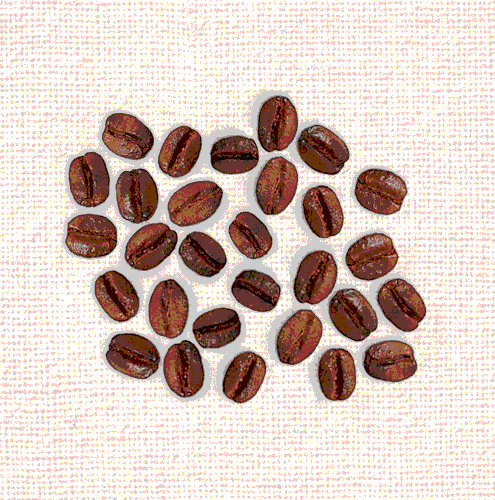
#> input picture Fabricio/Visão Computacional/04-11/cafe.png, 495 x 500 px
$ jupyter execute Operacoes_Morfologicas_exemplos.ipynb
#> lines starting #> are read from the running program, lines starting #| are printed output that depends on the picture; after the words box and inside, x2 and y2 are one past the last pixel; in counts of white or black regions, pixels touching at a corner belong together
[cell 1]
import numpy as np
import matplotlib.pyplot as plt
import cv2

[cell 2]
img = cv2.imread('cafe.png', cv2.IMREAD_GRAYSCALE)
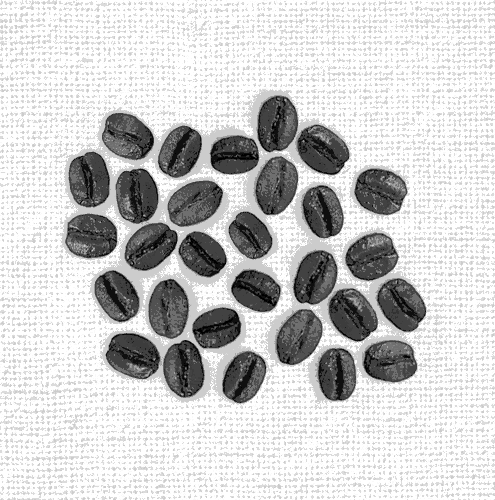
#> img: shape (500, 495); min 0, max 255, mean 204.1
plt.imshow(img, cmap='gray', vmin=0, vmax=255)
plt.show()

[cell 3]
img2 = img.copy()

h = img2.shape[0]
#> h = 500
w = img2.shape[1]
#> w = 495
threshold = 90

for i in range(0, h):
    for j in range(0, w):
        if(img2[i,j] > threshold):
            img2[i,j] = 0
        else:
            img2[i,j] = 255
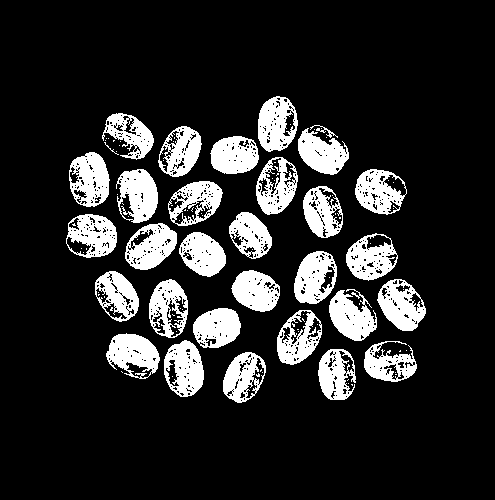
#> img2: shape (500, 495); 16.3% white; 102 white regions (71 under 20 px), largest, box (x1, y1, x2, y2) and area: (116, 169, 158, 223) 1547, (329, 289, 377, 341) 1540, (106, 333, 160, 379) 1540

plt.imshow(img2, cmap='gray', vmin=0, vmax=255)
plt.show()

[cell 4]
#metodo = cv2.THRESH_BINARY
metodo = cv2.THRESH_BINARY_INV
threshold = 90

ret,img3 = cv2.threshold(img, threshold, 255, metodo)
#> ret = 90

plt.imshow(img3, cmap='gray', vmin=0, vmax=255)
plt.show()

[cell 5]
#metodo = cv2.THRESH_BINARY
metodo = cv2.THRESH_BINARY_INV + cv2.THRESH_OTSU

ret,img3 = cv2.threshold(img, 0, 255, metodo)
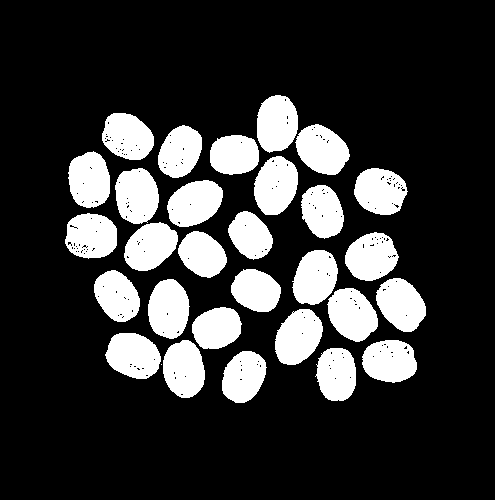
#> img3: shape (500, 495); 21.4% white; 30 white regions (1 under 20 px), largest, box (x1, y1, x2, y2) and area: (254, 156, 298, 215) 1973, (275, 309, 323, 365) 1971, (327, 288, 378, 342) 1960
#> ret = 153

plt.imshow(img3, cmap='gray', vmin=0, vmax=255)
plt.show()

print(ret)
#| 153.0

[cell 6]
# elementoEstruturante = cv2.getStructuringElement(cv2.MORPH_RECT,(5,5))
# elementoEstruturante = cv2.getStructuringElement(cv2.MORPH_ELLIPSE,(5,5))
elementoEstruturante = cv2.getStructuringElement(cv2.MORPH_CROSS,(5,5))
elementoEstruturante

[cell 7]
metodo = cv2.THRESH_BINARY_INV
ret,imgb = cv2.threshold(img, 90, 255, metodo)

img4 = cv2.erode(imgb, elementoEstruturante, iterations = 1)
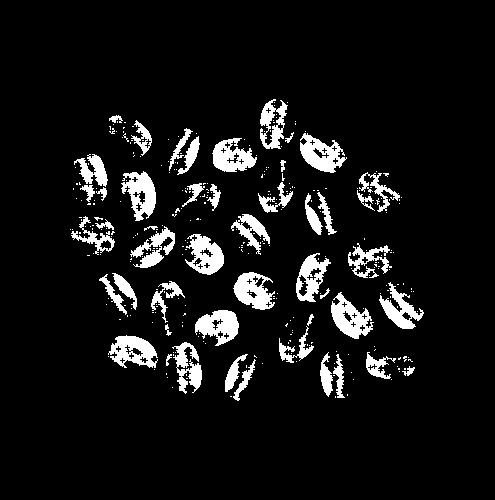
#> img4: shape (500, 495); 8.2% white; 316 white regions (268 under 20 px), largest, box (x1, y1, x2, y2) and area: (300, 133, 347, 173) 1004, (331, 292, 374, 339) 1004, (121, 171, 156, 221) 990

plt.imshow(imgb, cmap='gray', vmin=0, vmax=255)
plt.show()
plt.imshow(img4, cmap='gray', vmin=0, vmax=255)
plt.show()

[cell 8]
metodo = cv2.THRESH_BINARY_INV
ret,imgb = cv2.threshold(img, 90, 255, metodo)

img4 = cv2.dilate(imgb, elementoEstruturante, iterations = 2)
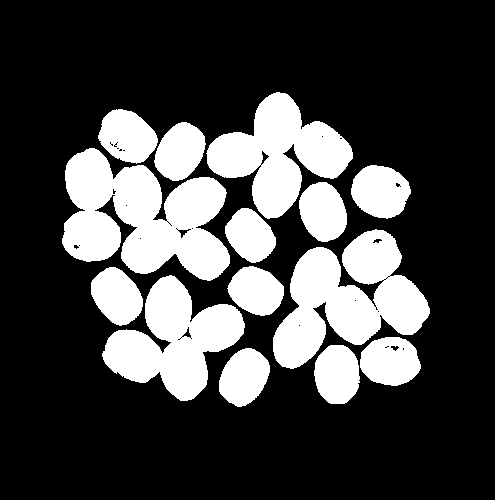
#> img4: shape (500, 495); 26.6% white; 14 white regions, largest, box (x1, y1, x2, y2) and area: (62, 148, 230, 281) 13901, (273, 229, 430, 369) 11828, (206, 92, 353, 219) 9154

plt.imshow(imgb, cmap='gray', vmin=0, vmax=255)
plt.show()
plt.imshow(img4, cmap='gray', vmin=0, vmax=255)
plt.show()

[cell 9]
metodo = cv2.THRESH_BINARY_INV
ret,imgb = cv2.threshold(img, 90, 255, metodo)

img4 = cv2.morphologyEx(imgb, cv2.MORPH_OPEN, elementoEstruturante)
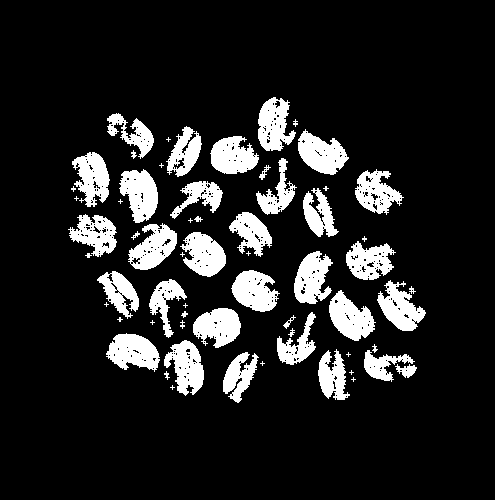
#> img4: shape (500, 495); 13.7% white; 62 white regions (20 under 20 px), largest, box (x1, y1, x2, y2) and area: (119, 169, 158, 223) 1398, (298, 129, 349, 175) 1394, (106, 333, 160, 372) 1388

plt.imshow(imgb, cmap='gray', vmin=0, vmax=255)
plt.show()
plt.imshow(img4, cmap='gray', vmin=0, vmax=255)
plt.show()

[cell 10]
metodo = cv2.THRESH_BINARY_INV + cv2.THRESH_OTSU
ret,imgb = cv2.threshold(img, 90, 255, metodo)

img4 = cv2.morphologyEx(imgb, cv2.MORPH_OPEN, elementoEstruturante)
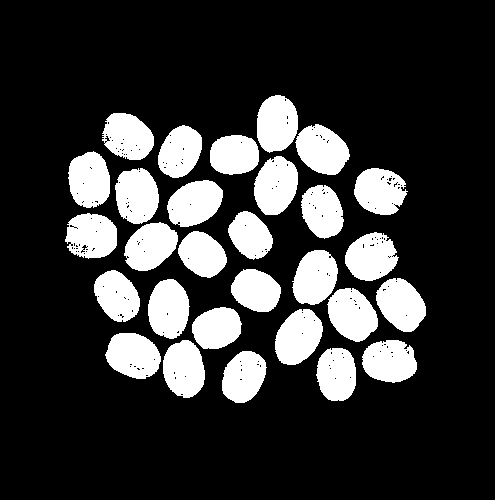
#> img4: shape (500, 495); 21.3% white; 29 white regions, largest, box (x1, y1, x2, y2) and area: (254, 156, 298, 215) 1965, (275, 309, 323, 365) 1961, (327, 288, 378, 342) 1954

plt.imshow(imgb, cmap='gray', vmin=0, vmax=255)
plt.show()
plt.imshow(img4, cmap='gray', vmin=0, vmax=255)
plt.show()

[cell 11]
metodo = cv2.THRESH_BINARY_INV
ret,imgb = cv2.threshold(img, 90, 255, metodo)

img4 = cv2.morphologyEx(imgb, cv2.MORPH_CLOSE, elementoEstruturante)
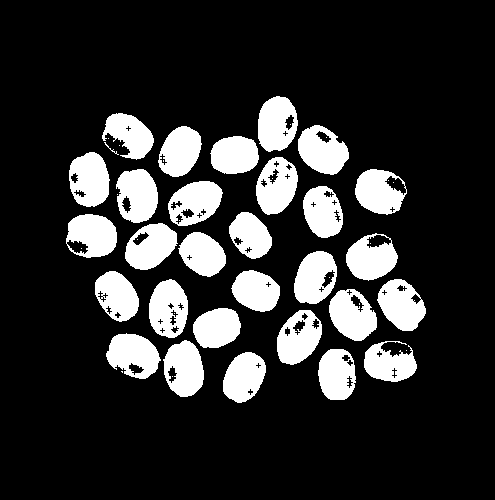
#> img4: shape (500, 495); 18.8% white; 49 white regions (19 under 20 px), largest, box (x1, y1, x2, y2) and area: (116, 169, 158, 223) 1715, (298, 125, 349, 175) 1713, (329, 289, 377, 341) 1707

plt.imshow(imgb, cmap='gray', vmin=0, vmax=255)
plt.show()
plt.imshow(img4, cmap='gray', vmin=0, vmax=255)
plt.show()

[cell 12]
metodo = cv2.THRESH_BINARY_INV + cv2.THRESH_OTSU
ret,imgb = cv2.threshold(img, 90, 255, metodo)

img4 = cv2.morphologyEx(imgb, cv2.MORPH_CLOSE, elementoEstruturante)
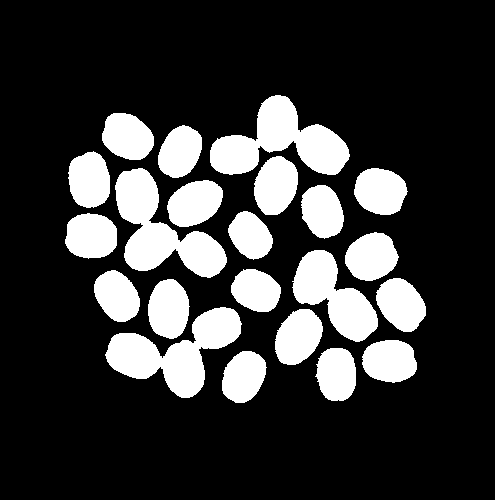
#> img4: shape (500, 495); 21.6% white; 22 white regions, largest, box (x1, y1, x2, y2) and area: (210, 95, 350, 175) 5555, (105, 307, 242, 398) 5531, (115, 168, 227, 278) 5515

plt.imshow(imgb, cmap='gray', vmin=0, vmax=255)
plt.show()
plt.imshow(img4, cmap='gray', vmin=0, vmax=255)
plt.show()
